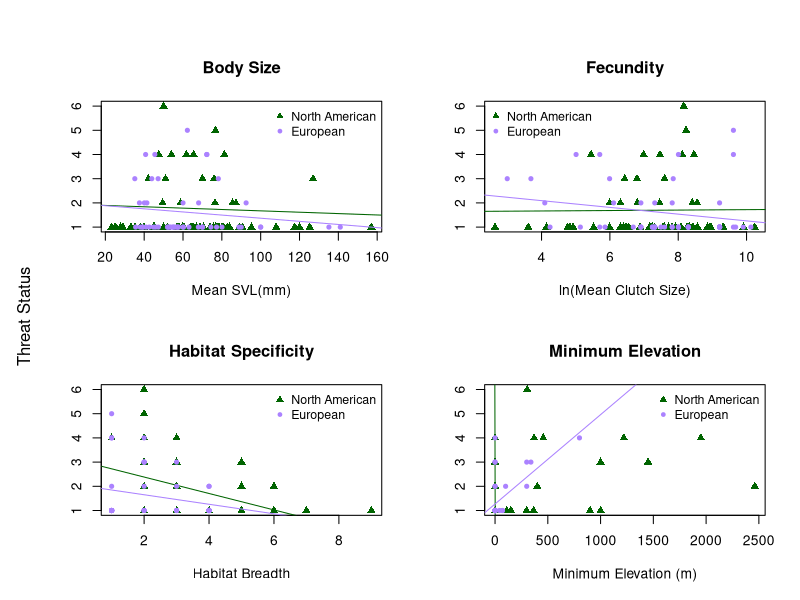
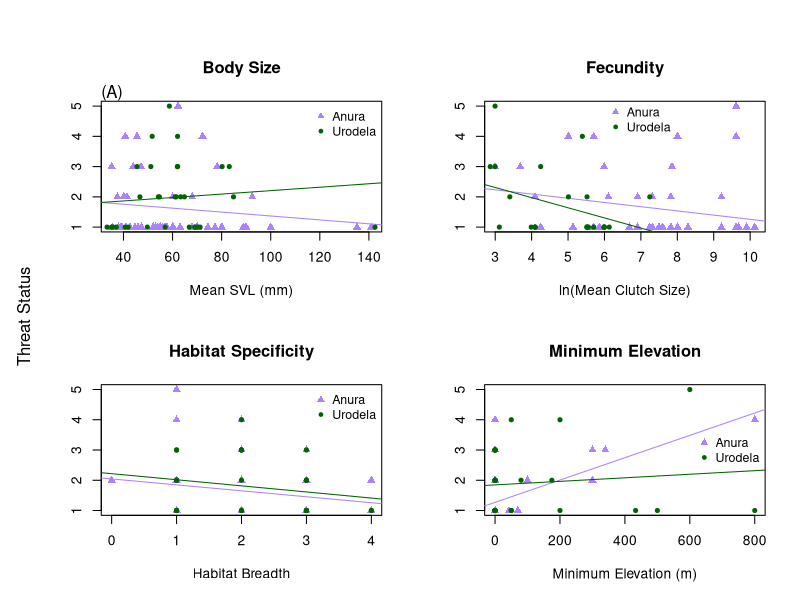

Reproduce these figures in R, in order. (Note: this script raises an error after producing the figures.)
# ENEC 395 Undergraduate Research 
# Alicia Wood
# 3/20/17
# Correlates of Extinction Risk in European and North American Amphibians



### Setting my working directory to the folder where all of my data and code are stored

setwd('~/Desktop/Extinction-Risk')

library(dplyr)
library(tidyr)



### Reading in raw data files

NAfrogs = read.table("NorthAmericanFrogs.txt", header=T, sep = '\t', quote = "\"")
NApaired = read.table("NorthAmericanFrogsPaired.txt", header=T, sep='\t', quote = "\"")
EuroAmphib = read.table("EuropeanAmphibians.txt", header=T, sep = '\t', quote = "\"", 
                        na.strings = "DD")
Taxonomy = read.table("Taxonomy.txt", header=T, sep = '\t', quote = "\"")



### Simplifying and preparing data for analysis

#Creating Habitat Breadth columns in both datasets
EuroAmphib$Forest <- apply(EuroAmphib[,c(123:131)], 1, sum)
EuroAmphib$Forest[EuroAmphib$Forest > 0] <- 1
EuroAmphib$Savanna <- apply(EuroAmphib[,c(132:133)], 1, sum)
EuroAmphib$Savanna[EuroAmphib$Savanna > 0] <- 1
EuroAmphib$Shrubland <- apply(EuroAmphib[,c(134:141)], 1, sum)
EuroAmphib$Shrubland[EuroAmphib$Shrubland > 0] <- 1
EuroAmphib$Grassland <- apply(EuroAmphib[,c(142:148)], 1, sum)
EuroAmphib$Grassland[EuroAmphib$Grassland > 0] <- 1
EuroAmphib$Wetlands <- apply(EuroAmphib[,c(149:164)], 1, sum)
EuroAmphib$Wetlands[EuroAmphib$Wetlands > 0] <- 1
EuroAmphib$RockyAreas[EuroAmphib$Habitat_RockyAreas_inland_cliffs_moutain_peaks == 1] <- 1
EuroAmphib$RockyAreas[EuroAmphib$Habitat_RockyAreas_inland_cliffs_moutain_peaks == 0] <- 0
EuroAmphib$Caves <- apply(EuroAmphib[,c(166:167)], 1, sum)
EuroAmphib$Caves[EuroAmphib$Caves > 0] <- 1
EuroAmphib$Deserts <- apply(EuroAmphib[,c(168:170)], 1, sum)
EuroAmphib$Deserts[EuroAmphib$Deserts > 0] <- 1
EuroAmphib$ArtificialTerrestrial <- apply(EuroAmphib[,c(171:176)], 1, sum)
EuroAmphib$ArtificialTerrestrial[EuroAmphib$ArtificialTerrestrial > 0] <- 1
EuroAmphib$Other[EuroAmphib$Habitat_Other_dunes == 1] <- 1
EuroAmphib$Other[EuroAmphib$Habitat_Other_dunes == 0] <- 0
EuroAmphib$HabitatBreadth <- apply(EuroAmphib[,c(255:264)], 1, sum)
NAfrogs$HabitatBreadth <- apply(NAfrogs[,c(22:33)], 1, sum)

#Condensing mean max and min Clutch Size into 1 mean Clutch Size column for NA dataset
NAfrogs$ClutchSize <- ifelse(is.na(NAfrogs$MeanClutchSize), ifelse(is.na(NAfrogs$MaxClutchSize), 
                      ifelse(is.na(NAfrogs$MinClutchSize), NA, NAfrogs$MinClutchSize),
                      ifelse(is.na(NAfrogs$MinClutchSize), NAfrogs$MaxClutchSize, 
                      rowMeans(NAfrogs[,c("MinClutchSize", "MaxClutchSize")]))), 
                      NAfrogs$MeanClutchSize)

#Simplifying NAfrogs SVL data into 1 Mean SVL column
NAfrogs$SVLunspecified <- ifelse(is.na(NAfrogs$MeanSVL_Unspecified_mm), 
                                 ifelse(is.na(NAfrogs$MaxSVL_Unspecified_mm),
                                        ifelse(is.na(NAfrogs$MinSVL_Unspecified_mm), NA, 
                                               NAfrogs$MinSVL_Unspecified_mm), 
                                        ifelse(is.na(NAfrogs$MinSVL_Unspecified_mm), 
                                               NAfrogs$MaxSVL_Unspecified_mm, 
                                               rowMeans(NAfrogs[,c("MinSVL_Unspecified_mm", 
                                                                   "MaxSVL_Unspecified_mm")]))), 
                                 NAfrogs$MeanSVL_Unspecified_mm)
NAfrogs$SVLfemale <- ifelse(is.na(NAfrogs$MeanSVL_Female_mm), 
                            ifelse(is.na(NAfrogs$MaxSVL_Female_mm), 
                                   ifelse(is.na(NAfrogs$MinSVL_Female_mm), NA, 
                                          NAfrogs$MinSVL_Female_mm), 
                                   ifelse(is.na(NAfrogs$MinSVL_Female_mm), 
                                          NAfrogs$MaxSVL_Female_mm, 
                                          rowMeans(NAfrogs[,c("MinSVL_Female_mm", 
                                                              "MaxSVL_Female_mm")]))), 
                            NAfrogs$MeanSVL_Female_mm)
NAfrogs$SVLmale <- ifelse(is.na(NAfrogs$MeanSVL_Male_mm), 
                          ifelse(is.na(NAfrogs$MaxSVL_Male_mm), 
                                 ifelse(is.na(NAfrogs$MinSVL_Male_mm), NA, 
                                        NAfrogs$MinSVL_Male_mm), 
                                 ifelse(is.na(NAfrogs$MinSVL_Male_mm), NAfrogs$MaxSVL_Male_mm, 
                                        rowMeans(NAfrogs[,c("MinSVL_Male_mm", 
                                                            "MaxSVL_Male_mm")]))), 
                          NAfrogs$MeanSVL_Male_mm)
NAfrogs$SVLMFmean <- rowMeans(NAfrogs[,c("SVLfemale", "SVLmale")])
NAfrogs$SVL <- ifelse(!is.na(NAfrogs$SVLunspecified) & !is.na(NAfrogs$SVLfemale) & 
                        !is.na(NAfrogs$SVLmale), rowMeans(NAfrogs[,c("SVLunspecified", 
                                                                     "SVLMFmean")]), 
                      ifelse(is.na(NAfrogs$SVLunspecified), 
                             ifelse(is.na(NAfrogs$SVLfemale), 
                                    ifelse(is.na(NAfrogs$SVLmale), NA, NAfrogs$SVLmale), 
                                    ifelse(is.na(NAfrogs$SVLmale), NAfrogs$SVLfemale, 
                                           NAfrogs$SVLMFmean)), NAfrogs$SVLunspecified))



### Organizing Threat Data

# Creating Continuous Threat Status Values in European Dataset
EuroAmphib$threat[EuroAmphib$IUCN_Status_LeastConcern == 1] <- 1
EuroAmphib$threat[EuroAmphib$IUCN_Status_NearThreatened == 1] <- 2
EuroAmphib$threat[EuroAmphib$IUCN_Status_Vulnerable == 1] <- 3
EuroAmphib$threat[EuroAmphib$IUCN_Status_Endangered == 1] <- 4
EuroAmphib$threat[EuroAmphib$IUCN_Status_CriticallyEndangered == 1] <- 5
# Creating Threat status ordinal values
threat = data.frame(IUCN_Threat_Status = c('LC', 'NT', 'VU', 'EN', 'CR', 'EW'),
                    threat = 1:6)



### Joining in taxonomy and threat datasets

NAfrogs <- merge(NAfrogs, Taxonomy, by = "SpeciesName") %>% left_join(threat)
EuroAmphib <- merge(EuroAmphib, Taxonomy, by = "SpeciesName")



### Dividing European dataset into Anura and Urodela order datasets

Efrogs <- EuroAmphib[EuroAmphib$Order == 'Anura',]
Esalamanders <- EuroAmphib[EuroAmphib$Order == 'Urodela',]



##### Plots and Linear Models



## North American and European Anura Comparison
pdf('plots/NA_Eur_anura.pdf', height = 8, width = 10)
par(mfrow=c(2,2), oma = c(0,2,2,0))
# SVL
plot(NAfrogs$SVL, NAfrogs$threat, xlab = "Mean SVL(mm)", ylab = "", 
     main = "Body Size", col = "darkgreen", pch = 17)
lm_svl_na = lm(NAfrogs$threat ~ NAfrogs$SVL)
abline(lm_svl_na, col = "darkgreen")
summary(lm_svl_na)
points(Efrogs$SVL_Unspecified_mm, Efrogs$threat, 
       col = "mediumpurple1", pch = 20)
lm_svl_e = lm(Efrogs$threat ~ Efrogs$SVL_Unspecified_mm)
abline(lm_svl_e, col = "mediumpurple1")
summary(lm_svl_e)
legend("topright", c("North American", "European"), pch = c(17,20), 
       col = c("darkgreen", "mediumpurple1"), cex = 0.9, bty = "n")
# Clutch Size
plot(log(NAfrogs$ClutchSize), NAfrogs$threat, xlab = "ln(Mean Clutch Size)", ylab = "", 
     main = "Fecundity", col = "darkgreen", pch = 17)
lm_cs_na = lm(NAfrogs$threat ~ log(NAfrogs$ClutchSize))
abline(lm_cs_na, col = "darkgreen")
summary(lm_cs_na)
points(log(Efrogs$Number_of_eggs_or_offspring), Efrogs$threat, 
       col = "mediumpurple1", pch = 20)
lm_cs_e = lm(Efrogs$threat ~ log(Efrogs$Number_of_eggs_or_offspring))
abline(lm_cs_e, col = "mediumpurple1")
summary(lm_cs_e)
legend("topleft", c("North American", "European"), pch = c(17,20), 
       col = c("darkgreen", "mediumpurple1"), cex = 0.9, bty = "n")
# Habitat Breadth
plot(NAfrogs$HabitatBreadth, NAfrogs$threat, xlab = "Habitat Breadth", ylab = "", 
     main = "Habitat Specificity", col = "darkgreen", pch = 17)
lm_hb_na = lm(NAfrogs$threat ~ NAfrogs$HabitatBreadth)
abline(lm_hb_na, col = "darkgreen")
summary(lm_hb_na)
points(Efrogs$HabitatBreadth, Efrogs$threat, 
       col = "mediumpurple1", pch = 20)
lm_hb_e = lm(Efrogs$threat ~ Efrogs$HabitatBreadth)
abline(lm_hb_e, col = "mediumpurple1")
summary(lm_hb_e)
legend("topright", c("North American", "European"), pch = c(17,20), 
       col = c("darkgreen", "mediumpurple1"), cex = 0.9, bty = "n")
# Minimum Elevation
plot(NAfrogs$MinElevation_m, NAfrogs$threat, xlab = "Minimum Elevation (m)", 
     ylab = "", main = "Minimum Elevation", 
     col = "darkgreen", pch = 17)
lm_me_na = lm(NAfrogs$threat ~ NAfrogs$MinElevation_m)
abline(lm_me_na, col = "darkgreen")
summary(lm_me_na)
points(Efrogs$Altitude_min, Efrogs$threat, col = "mediumpurple1", pch = 20)
lm_me_e = lm(Efrogs$threat ~ Efrogs$Altitude_min)
abline(lm_me_e, col = "mediumpurple1")
summary(lm_me_e)
legend("topright", c("North American", "European"), pch = c(17,20), 
       col = c("darkgreen", "mediumpurple1"), cex = 0.9, bty = "n")
mtext("Threat Status", side = 2, outer = TRUE)
dev.off()

# Multi-Variable Linear Model North American Frogs
Multi_lm_na = lm(NAfrogs$threat ~ NAfrogs$SVL + NAfrogs$ClutchSize + 
                   NAfrogs$HabitatBreadth + NAfrogs$MinElevation_m)
summary(Multi_lm_na)
# Multi-Variable Linear Model European Frogs
Multi_lm_e = lm(Efrogs$threat ~ Efrogs$SVL_Unspecified_mm + 
                  Efrogs$Number_of_eggs_or_offspring + 
                  Efrogs$HabitatBreadth + Efrogs$Altitude_min)
summary(Multi_lm_e)


## European Anura and Urodela Comparison
pdf('plots/EurF_EurS.pdf', height = 8, width = 10)
par(mfrow=c(2,2), oma = c(0,2,2,0))
# SVL
plot(Efrogs$SVL_Unspecified_mm, Efrogs$threat, xlab = "Mean SVL (mm)", ylab = "", 
     col = "mediumpurple1", main = "Body Size", pch = 17)
lm_svl_f = lm(Efrogs$threat ~ Efrogs$SVL_Unspecified_mm)
abline(lm_svl_f, col = "mediumpurple1")
summary(lm_svl_f)
points(Esalamanders$SVL_Unspecified_mm, Esalamanders$threat, 
       col = "darkgreen", pch = 20)
lm_svl_s = lm(Esalamanders$threat ~ Esalamanders$SVL_Unspecified_mm)
abline(lm_svl_s, col = "darkgreen")
summary(lm_svl_s)
legend("topright", c("Anura", "Urodela"), pch = c(17,20), 
       col = c("mediumpurple1", "darkgreen"), cex = 0.9, bty = "n")
mtext("(A)", 3, adj = 0, line = 0)
# Clutch Size
plot(log(Efrogs$Number_of_eggs_or_offspring), Efrogs$threat, xlab = "ln(Mean Clutch Size)", 
     ylab = "", col = "mediumpurple1", main = "Fecundity", pch = 17)
lm_cs_f = lm(Efrogs$threat ~ log(Efrogs$Number_of_eggs_or_offspring))
abline(lm_cs_f, col = "mediumpurple1")
summary(lm_cs_f)
points(log(Esalamanders$Number_of_eggs_or_offspring), Esalamanders$threat, 
       col = "darkgreen", pch = 20)
lm_cs_s = lm(Esalamanders$threat ~ log(Esalamanders$Number_of_eggs_or_offspring))
abline(lm_cs_s, col = "darkgreen")
summary(lm_cs_s)
legend(6,5.3, c("Anura", "Urodela"), pch = c(17,20), 
       col = c("mediumpurple1", "darkgreen"), cex = 0.9, bty = "n")
# Habitat Breadth
plot(Efrogs$HabitatBreadth, Efrogs$threat, xlab = "Habitat Breadth", 
     ylab = "", col = "mediumpurple1", main = "Habitat Specificity", pch = 17)
lm_hb_f = lm(Efrogs$threat ~ Efrogs$HabitatBreadth)
abline(lm_hb_f, col = "mediumpurple1")
summary(lm_hb_f)
points(Esalamanders$HabitatBreadth, Esalamanders$threat, 
       col = "darkgreen", pch = 20)
lm_hb_s = lm(Esalamanders$threat ~ Esalamanders$HabitatBreadth)
abline(lm_hb_s, col = "darkgreen")
summary(lm_hb_s)
legend("topright", c("Anura", "Urodela"), pch = c(17,20), 
       col = c("mediumpurple1", "darkgreen"), cex = 0.9, bty = "n")
# Minimum Elevation
plot(Efrogs$Altitude_min, Efrogs$threat, xlab = "Minimum Elevation (m)", 
     ylab = "", col = "mediumpurple1", 
     main = "Minimum Elevation", pch = 17)
lm_me_f = lm(Efrogs$threat ~ Efrogs$Altitude_min)
abline(lm_me_f, col = "mediumpurple1")
summary(lm_me_f)
points(Esalamanders$Altitude_min, Esalamanders$threat, 
       col = "darkgreen", pch = 20)
lm_me_s = lm(Esalamanders$threat ~ Esalamanders$Altitude_min)
abline(lm_me_s, col = "darkgreen")
summary(lm_me_s)
legend("right", c("Anura", "Urodela"), pch = c(17,20), 
       col = c("mediumpurple1", "darkgreen"), cex = 0.9, bty = "n")
mtext("Threat Status", outer = TRUE, side = 2)
dev.off()

# Multi-Variable Linear Model European Frogs
Multi_lm_e = lm(Efrogs$threat ~ Efrogs$SVL_Unspecified_mm + 
                  Efrogs$Number_of_eggs_or_offspring + 
                  Efrogs$HabitatBreadth + Efrogs$Altitude_min)
summary(Multi_lm_e)
# Multi-Variable Linear Model European Frogs
Multi_lm_s = lm(Esalamanders$threat ~ Esalamanders$SVL_Unspecified_mm + 
                  Esalamanders$Number_of_eggs_or_offspring + 
                  Esalamanders$HabitatBreadth + 
                  Esalamanders$Altitude_min)
summary(Multi_lm_s)



#### Paired Analysis


#preparing the paired dataset
NApaired$HabitatBreadth1 <- apply(NApaired[,c(24:35)], 1, sum)
NApaired$HabitatBreadth2 <- apply(NApaired[,c(63:74)], 1, sum)

NApaired$ClutchSize1 <- ifelse(is.na(NApaired$MeanClutchSize1), 
                               ifelse(is.na(NApaired$MaxClutchSize1), 
                                      ifelse(is.na(NApaired$MinClutchSize1), NA, 
                                             NApaired$MinClutchSize1), 
                                      ifelse(is.na(NApaired$MinClutchSize1), 
                                             NApaired$MaxClutchSize1, 
                                             rowMeans(NApaired[,c("MinClutchSize1", 
                                                                  "MaxClutchSize1")]))), 
                               NApaired$MeanClutchSize1)
NApaired$ClutchSize2 <- ifelse(is.na(NApaired$MeanClutchSize2), 
                               ifelse(is.na(NApaired$MaxClutchSize2), 
                                      ifelse(is.na(NApaired$MinClutchSize2), NA, 
                                             NApaired$MinClutchSize2), 
                                      ifelse(is.na(NApaired$MinClutchSize2), 
                                             NApaired$MaxClutchSize2, 
                                             rowMeans(NApaired[,c("MinClutchSize2", 
                                                                  "MaxClutchSize2")]))), 
                               NApaired$MeanClutchSize2)

NApaired$SVLunspecified1 <- ifelse(is.na(NApaired$MeanSVL_Unspecified_mm1), 
                                   ifelse(is.na(NApaired$MaxSVL_Unspecified_mm1), 
                                          ifelse(is.na(NApaired$MinSVL_Unspecified_mm1), NA, 
                                                 NApaired$MinSVL_Unspecified_mm1), 
                                          ifelse(is.na(NApaired$MinSVL_Unspecified_mm1), 
                                                 NApaired$MaxSVL_Unspecified_mm1, 
                                                 rowMeans(NApaired[,c("MinSVL_Unspecified_mm1", 
                                                                      "MaxSVL_Unspecified_mm1")]))), 
                                   NApaired$MeanSVL_Unspecified_mm1)
NApaired$SVLfemale1 <- ifelse(is.na(NApaired$MeanSVL_Female_mm1), 
                              ifelse(is.na(NApaired$MaxSVL_Female_mm1), 
                                     ifelse(is.na(NApaired$MinSVL_Female_mm1), NA, 
                                            NApaired$MinSVL_Female_mm1), 
                                     ifelse(is.na(NApaired$MinSVL_Female_mm1), 
                                            NApaired$MaxSVL_Female_mm1, 
                                            rowMeans(NApaired[,c("MinSVL_Female_mm1", 
                                                                 "MaxSVL_Female_mm1")]))), 
                              NApaired$MeanSVL_Female_mm1)
NApaired$SVLmale1 <- ifelse(is.na(NApaired$MeanSVL_Male_mm1), 
                            ifelse(is.na(NApaired$MaxSVL_Male_mm1), 
                                   ifelse(is.na(NApaired$MinSVL_Male_mm1), NA, 
                                          NApaired$MinSVL_Male_mm1), 
                                   ifelse(is.na(NApaired$MinSVL_Male_mm1), 
                                          NApaired$MaxSVL_Male_mm1, 
                                          rowMeans(NApaired[,c("MinSVL_Male_mm1", 
                                                               "MaxSVL_Male_mm1")]))), 
                            NApaired$MeanSVL_Male_mm1)
NApaired$SVLMFmean1 <- rowMeans(NApaired[,c("SVLfemale1", "SVLmale1")])
NApaired$SVL1 <- ifelse(!is.na(NApaired$SVLunspecified1) & !is.na(NApaired$SVLfemale1) & 
                          !is.na(NApaired$SVLmale1),
                        rowMeans(NApaired[,c("SVLunspecified1", "SVLMFmean1")]), 
                        ifelse(is.na(NApaired$SVLunspecified1), 
                               ifelse(is.na(NApaired$SVLfemale1), 
                                      ifelse(is.na(NApaired$SVLmale1), NA, 
                                             NApaired$SVLmale1), 
                                      ifelse(is.na(NApaired$SVLmale1), 
                                             NApaired$SVLfemale1, NApaired$SVLMFmean1)), 
                               NApaired$SVLunspecified1))
NApaired$SVLunspecified2 <- ifelse(is.na(NApaired$MeanSVL_Unspecified_mm2), 
                                   ifelse(is.na(NApaired$MaxSVL_Unspecified_mm2), 
                                          ifelse(is.na(NApaired$MinSVL_Unspecified_mm2), NA, 
                                                 NApaired$MinSVL_Unspecified_mm2), 
                                          ifelse(is.na(NApaired$MinSVL_Unspecified_mm2), 
                                                 NApaired$MaxSVL_Unspecified_mm2, 
                                                 rowMeans(NApaired[,c("MinSVL_Unspecified_mm2", 
                                                                      "MaxSVL_Unspecified_mm2")]))), 
                                   NApaired$MeanSVL_Unspecified_mm2)
NApaired$SVLfemale2 <- ifelse(is.na(NApaired$MeanSVL_Female_mm2), 
                              ifelse(is.na(NApaired$MaxSVL_Female_mm2), 
                                     ifelse(is.na(NApaired$MinSVL_Female_mm2), NA, 
                                            NApaired$MinSVL_Female_mm2), 
                                     ifelse(is.na(NApaired$MinSVL_Female_mm2), 
                                            NApaired$MaxSVL_Female_mm2, 
                                            rowMeans(NApaired[,c("MinSVL_Female_mm2", 
                                                                 "MaxSVL_Female_mm2")]))), 
                              NApaired$MeanSVL_Female_mm2)
NApaired$SVLmale2 <- ifelse(is.na(NApaired$MeanSVL_Male_mm2), 
                            ifelse(is.na(NApaired$MaxSVL_Male_mm2), 
                                   ifelse(is.na(NApaired$MinSVL_Male_mm2), NA, 
                                          NApaired$MinSVL_Male_mm2), 
                                   ifelse(is.na(NApaired$MinSVL_Male_mm2), 
                                          NApaired$MaxSVL_Male_mm2, 
                                          rowMeans(NApaired[,c("MinSVL_Male_mm2", 
                                                               "MaxSVL_Male_mm2")]))), 
                            NApaired$MeanSVL_Male_mm2)
NApaired$SVLMFmean2 <- rowMeans(NApaired[,c("SVLfemale2", "SVLmale2")])
NApaired$SVL2 <- ifelse(!is.na(NApaired$SVLunspecified2) & !is.na(NApaired$SVLfemale2) & 
                          !is.na(NApaired$SVLmale2), 
                        rowMeans(NApaired[,c("SVLunspecified2", "SVLMFmean2")]), 
                        ifelse(is.na(NApaired$SVLunspecified2), 
                               ifelse(is.na(NApaired$SVLfemale2), 
                                      ifelse(is.na(NApaired$SVLmale2), NA, 
                                             NApaired$SVLmale2), 
                                      ifelse(is.na(NApaired$SVLmale2), NApaired$SVLfemale2, 
                                             NApaired$SVLMFmean2)), NApaired$SVLunspecified2))


## Wilcoxon Tests
wilcox.test(NApaired$SVL1, NApaired$SVL2, paired = TRUE)
wilcox.test(NApaired$ClutchSize1, NApaired$ClutchSize2, paired = TRUE)
wilcox.test(NApaired$HabitatBreadth1, NApaired$HabitatBreadth2, paired = TRUE)
wilcox.test(NApaired$MinElevation_m1, NApaired$MinElevation_m2, paired = TRUE)

## Creating Ratio Columns
NApaired$SVLratio = NApaired$SVL1 / NApaired$SVL2
NApaired$ClutchSizeratio = NApaired$ClutchSize1 / NApaired$ClutchSize2
NApaired$HabitatBreadthratio = NApaired$HabitatBreadth1 / NApaired$HabitatBreadth2
NApaired$MinElevationratio = (NApaired$MinElevation_m1 + 1) / (NApaired$MinElevation_m2 + 1)

## Paired Ratio Boxplots
pdf('plots/pairedratio.pdf', height = 8, width = 10)
boxplot(log(NApaired[, c('SVLratio', 'ClutchSizeratio', 
                     'HabitatBreadthratio', "MinElevationratio")]), 
        names = c("Mean SVL (mm)", "Mean Clutch Size", 
                  "Habitat Breadth", "Minimum Elevation (m)"))
abline(h=1, col = "blue")
text(x=1, y=4, labels = "P = 0.417")
text(x=2, y=4, labels = "P = 0.073")
text(x=3, y=4, labels = "P = 0.023")
text(x=4, y=4, labels = "P = 0.018")
dev.off()
